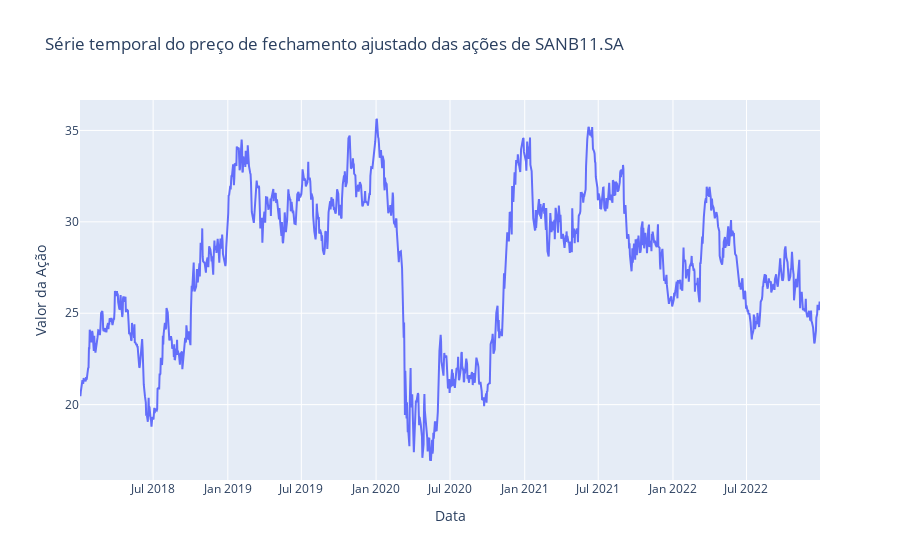

The notebook cell saved with this chart:
### Code cell
#
plot_adjusted_close_price_with_bollinger_bands(SANB11_data,ticker)

### Figure 1 — Plotly figure (JSON) as saved in the notebook; plotly's stock layout.template omitted (floating-point values rounded to 4 significant figures; data arrays with more than 128 entries replaced by an {"elided": "..."} marker saying what was removed)
{"data": [{"mode": "lines", "name": "SANB11.SA", "type": "scatter", "x": {"elided": "1239 str values"}, "y": {"elided": "1239 float values"}}], "layout": {"clickmode": "event+select", "hovermode": "x unified", "title": {"text": "Série temporal do preço de fechamento ajustado das ações de SANB11.SA"}, "xaxis": {"title": {"text": "Data"}}, "yaxis": {"title": {"text": "Valor da Ação"}}}}
